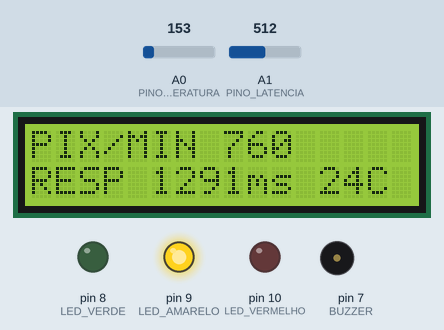
Simulated run of this sketch. Board: Arduino Uno, built with avr-gcc and run on an emulated ATmega328P. Parts: 16×2 character LCD, output pins drawn as LEDs (lit = HIGH), buzzer (waves = sounding). Inputs (shaded band) come from the test bench; at power-on: A0 (PINO_TEMPERATURA) = 153, A1 (PINO_LATENCIA) = 512. What the sketch prints to the serial monitor is not drawn.

Above: at 2.7 s.
2.8 s: A0 (PINO_TEMPERATURA) set to 187
At 4.2 s:
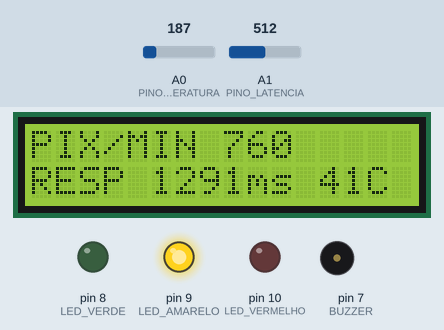
4.5 s: A0 (PINO_TEMPERATURA) set to 222
At 5.8 s:
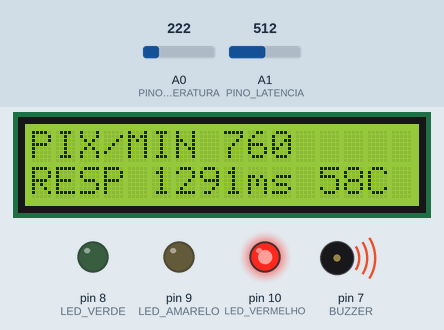
6.1 s: A1 (PINO_LATENCIA) set to 716
At 6.6 s:
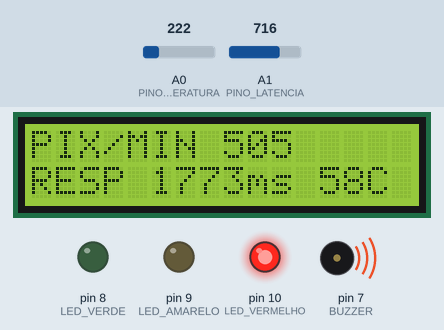
7.6 s: A1 (PINO_LATENCIA) set to 900
At 8.3 s:
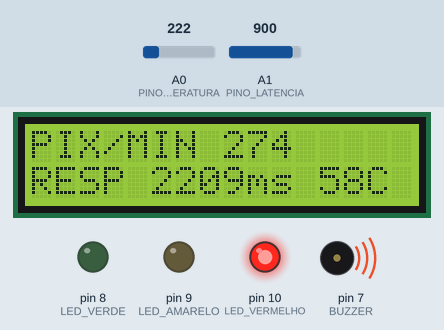
9.1 s: A0 (PINO_TEMPERATURA) set to 191
At 10.1 s:
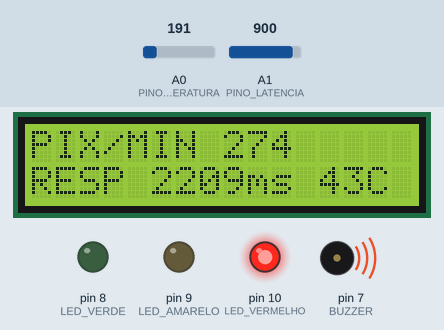
10.6 s: A1 (PINO_LATENCIA) set to 611
At 11.8 s:
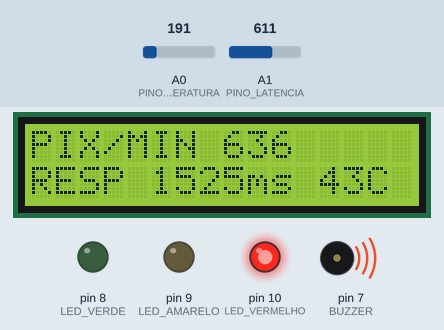
12.1 s: A1 (PINO_LATENCIA) set to 587
Timing chart, 0 to 14.7 s (numbered marks = the images above; inputs shaded):
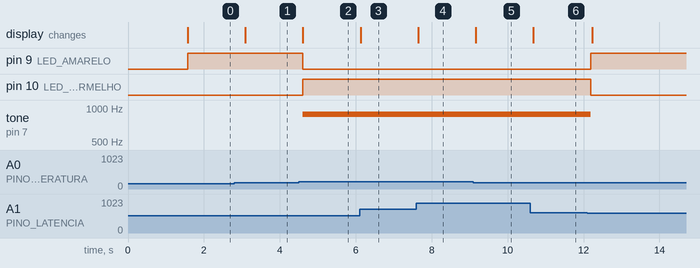

Measured:
- the behaviour switches between 204 and 205 on A0 (PINO_TEMPERATURA) (found by bisection; images 1 and 2)
- after the input at 2.8 s, the display: changes after 0.29 s (image 1)
- after the input at 4.5 s, pin 9 (LED_AMARELO): HIGH → LOW after 0.11 s; pin 10 (LED_VERMELHO): LOW → HIGH after 0.11 s; tone on pin 7 (BUZZER): silent → 880 Hz after 0.11 s; the display: changes after 0.11 s (image 2)
- after the input at 6.1 s, the display: changes at once (image 3)
- after the input at 7.6 s, the display: changes at once (image 4)
- after the input at 9.1 s, the display: changes after 0.06 s (image 5)
- after the input at 10.6 s, the display: changes after 0.08 s (image 6)
- after the input at 12.1 s, pin 9 (LED_AMARELO): LOW → HIGH after 0.09 s; pin 10 (LED_VERMELHO): HIGH → LOW after 0.09 s; tone on pin 7 (BUZZER): 880 Hz → silent after 0.09 s

The sketch:

painel_velora.ino
```cpp
/*
 * Painel de Operação Velora — protótipo de Indústria 4.0
 * ------------------------------------------------------
 * Monitora a saúde da plataforma de pagamentos e avisa a sala de
 * operação sem depender de alguém estar olhando para uma tela.
 *
 * O que ele lê:
 *   - tempo de resposta da API (simulado por um potenciômetro)
 *   - temperatura do servidor (sensor TMP36)
 *
 * O que ele mostra:
 *   - LCD 16x2 com pagamentos por minuto, tempo de resposta e temperatura
 *   - LED verde  = normal
 *   - LED amarelo = atenção
 *   - LED vermelho = crítico
 *   - Buzzer toca enquanto o estado for crítico
 *
 * Monta e roda inteiro no Tinkercad, sem hardware físico.
 *
 * LIGAÇÕES
 *   LCD 16x2   RS->12  E->11  D4->5  D5->4  D6->3  D7->2
 *              VSS->GND  VDD->5V  RW->GND  A->5V  K->GND
 *              contraste (V0) no meio de um potenciômetro de 10k
 *   TMP36      esquerda->5V  meio->A0  direita->GND
 *   Potenciômetro (simula a latência)  ponta->5V  meio->A1  ponta->GND
 *   LED verde    -> D8  com resistor de 220 ohm
 *   LED amarelo  -> D9  com resistor de 220 ohm
 *   LED vermelho -> D10 com resistor de 220 ohm
 *   Buzzer       -> D7  e GND
 */

#include <LiquidCrystal.h>

LiquidCrystal lcd(12, 11, 5, 4, 3, 2);

const int PINO_TEMPERATURA = A0;
const int PINO_LATENCIA    = A1;

const int LED_VERDE    = 8;
const int LED_AMARELO  = 9;
const int LED_VERMELHO = 10;
const int BUZZER       = 7;

/* Limites que definem cada estado.
   São os mesmos números publicados na seção Segurança do site. */
const int  LATENCIA_ATENCAO  = 500;   // ms
const int  LATENCIA_CRITICA  = 1500;  // ms
const float TEMP_ATENCAO     = 40.0;  // graus Celsius
const float TEMP_CRITICA     = 50.0;  // graus Celsius

/* Dois alertas amarelos seguidos viram investigação obrigatória:
   o contador existe para provar isso na apresentação. */
int contagemAtencao = 0;
int estadoAnterior  = -1;

const int NORMAL   = 0;
const int ATENCAO  = 1;
const int CRITICO  = 2;

void setup() {
  lcd.begin(16, 2);

  pinMode(LED_VERDE, OUTPUT);
  pinMode(LED_AMARELO, OUTPUT);
  pinMode(LED_VERMELHO, OUTPUT);
  pinMode(BUZZER, OUTPUT);

  Serial.begin(9600);

  lcd.print("VELORA  PAINEL");
  lcd.setCursor(0, 1);
  lcd.print("iniciando...");
  delay(1500);
  lcd.clear();
}

void loop() {
  float temperatura = lerTemperatura();
  int   latencia    = lerLatencia();
  int   pixPorMin   = estimarPixPorMinuto(latencia);
  int   estado      = avaliarEstado(latencia, temperatura);

  mostrarNoLcd(pixPorMin, latencia, temperatura);
  acionarLuzes(estado);
  acionarAlarme(estado);
  registrarTroca(estado, latencia, temperatura);

  delay(500);
}

/* TMP36: 10 mV por grau, com deslocamento de 500 mV em zero grau. */
float lerTemperatura() {
  int leitura = analogRead(PINO_TEMPERATURA);
  float volts = leitura * 5.0 / 1024.0;
  return (volts - 0.5) * 100.0;
}

/* O potenciômetro faz o papel da latência medida pela API:
   girar o eixo é o mesmo que a plataforma degradar. */
int lerLatencia() {
  int leitura = analogRead(PINO_LATENCIA);
  return map(leitura, 0, 1023, 80, 2500);  // ms
}

/* Quanto pior a latência, menos pagamentos fecham por minuto. */
int estimarPixPorMinuto(int latencia) {
  int estimado = map(latencia, 80, 2500, 1400, 120);
  return constrain(estimado, 0, 1400);
}

int avaliarEstado(int latencia, float temperatura) {
  if (latencia >= LATENCIA_CRITICA || temperatura >= TEMP_CRITICA) {
    return CRITICO;
  }
  if (latencia >= LATENCIA_ATENCAO || temperatura >= TEMP_ATENCAO) {
    return ATENCAO;
  }
  return NORMAL;
}

void mostrarNoLcd(int pixPorMin, int latencia, float temperatura) {
  lcd.setCursor(0, 0);
  lcd.print("PIX/MIN ");
  lcd.print(pixPorMin);
  lcd.print("     ");  // limpa sobra do valor anterior

  lcd.setCursor(0, 1);
  lcd.print("RESP ");
  lcd.print(latencia);
  lcd.print("ms ");
  lcd.print((int) temperatura);
  lcd.print("C    ");
}

void acionarLuzes(int estado) {
  digitalWrite(LED_VERDE,    estado == NORMAL);
  digitalWrite(LED_AMARELO,  estado == ATENCAO);
  digitalWrite(LED_VERMELHO, estado == CRITICO);
}

void acionarAlarme(int estado) {
  if (estado == CRITICO) {
    tone(BUZZER, 880);
  } else {
    noTone(BUZZER);
  }
}

/* Só escreve no monitor serial quando o estado muda de verdade,
   para o histórico não virar ruído. */
void registrarTroca(int estado, int latencia, float temperatura) {
  if (estado == estadoAnterior) return;

  Serial.print("Estado: ");
  Serial.print(nomeDoEstado(estado));
  Serial.print(" | latencia ");
  Serial.print(latencia);
  Serial.print(" ms | temp ");
  Serial.print(temperatura);
  Serial.println(" C");

  if (estado == ATENCAO) {
    contagemAtencao++;
    if (contagemAtencao >= 2) {
      Serial.println(">> Dois alertas seguidos: abrir investigacao.");
    }
  }
  if (estado == NORMAL) {
    contagemAtencao = 0;
  }

  estadoAnterior = estado;
}

const char* nomeDoEstado(int estado) {
  if (estado == CRITICO) return "CRITICO";
  if (estado == ATENCAO) return "ATENCAO";
  return "NORMAL";
}
```
